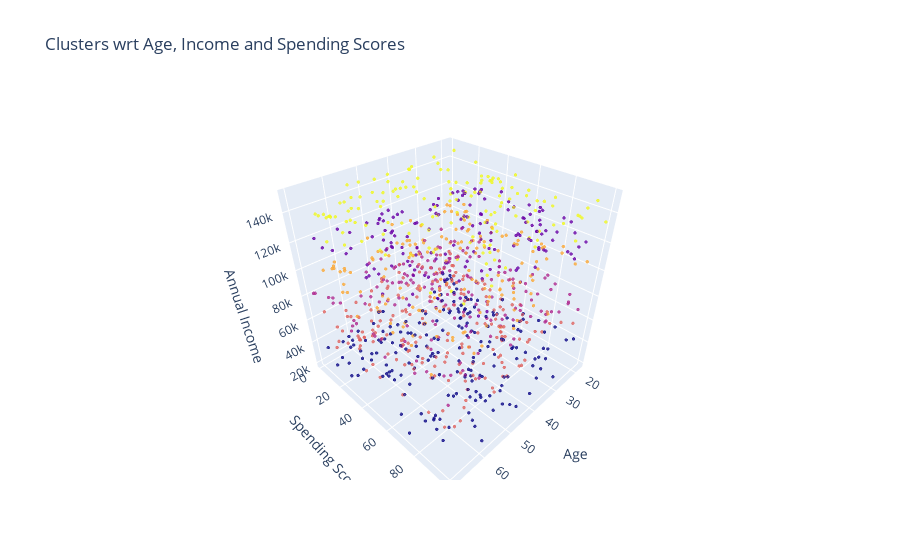

Here is the notebook cell this chart was saved with:
### Code cell
trace1 = go.Scatter3d(
    x= small_data['Age'],
    y= small_data['SpendingScore'],
    z= small_data['AnnualIncome'],
    mode='markers',
     marker=dict(
        color = small_data['cluster'], 
        size= 1,
        line=dict(
            color= small_data['cluster'],
            width= 1
        ),
        opacity=0.8
     )
)
data = [trace1]
layout = go.Layout(
    title= 'Clusters wrt Age, Income and Spending Scores',
    scene = dict(
            xaxis = dict(title  = 'Age'),
            yaxis = dict(title  = 'Spending Score'),
            zaxis = dict(title  = 'Annual Income')
        )
)
fig = go.Figure(data=data, layout=layout)
py.offline.iplot(fig)

### Figure 1 — Plotly figure (JSON) as saved in the notebook; plotly's stock layout.template omitted (floating-point values rounded to 4 significant figures; data arrays with more than 128 entries replaced by an {"elided": "..."} marker saying what was removed)
{"data": [{"marker": {"color": {"elided": "1000 int values"}, "line": {"color": {"elided": "1000 int values"}, "width": 1}, "opacity": 0.8, "size": 1}, "mode": "markers", "type": "scatter3d", "x": {"elided": "1000 int values"}, "y": {"elided": "1000 int values"}, "z": {"elided": "1000 int values"}}], "layout": {"scene": {"xaxis": {"title": {"text": "Age"}}, "yaxis": {"title": {"text": "Spending Score"}}, "zaxis": {"title": {"text": "Annual Income"}}}, "title": {"text": "Clusters wrt Age, Income and Spending Scores"}}}
